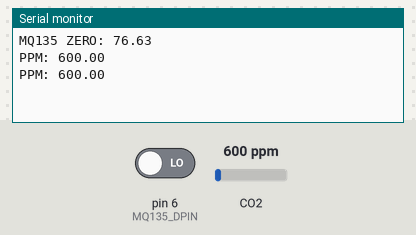
Bench run of a sketch on a simulated Arduino Uno, built with avr-gcc and run on an emulated ATmega328P. Parts: the last lines printed to the serial monitor. The inputs (shaded band) are chosen by the test bench; at power-on: CO2 600 ppm, pin 6 (MQ135_DPIN) LOW.

Above: at 1.8 s.
1.9 s: CO2 set to 452 ppm
At 2.8 s:
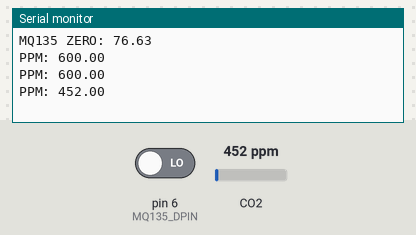
3.4 s: CO2 set to 1050 ppm
At 4.4 s:
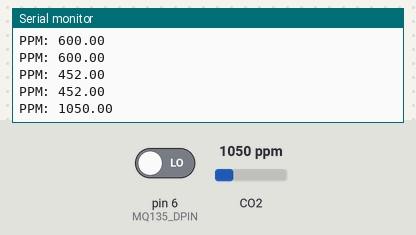
Timing chart, 0 to 6.4 s (numbered marks = the images above; inputs shaded):
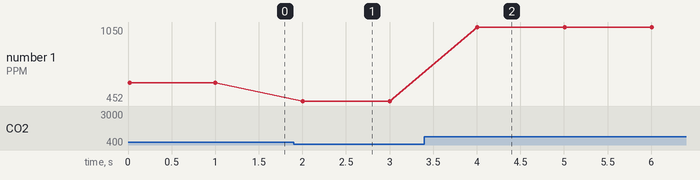

The sketch:

M135AirQualityTest.ino
```cpp
#include <MQ135.h>

const uint8_t MQ135_DPIN = 6; // digital pin
const uint8_t MQ135_APIN = A1; // analog pin

MQ135 gasSensor = MQ135(MQ135_APIN);

void setup() {
  // put your setup code here, to run once:
  pinMode(MQ135_DPIN, INPUT);
  Serial.begin(9600);
  float rzero = gasSensor.getRZero();
  Serial.print("MQ135 ZERO: ");
  Serial.println(rzero);
}

void loop() {
  // put your main code here, to run repeatedly:
  int value = digitalRead(MQ135_DPIN);
  float ppm = gasSensor.getPPM();
  Serial.print("PPM: ");
  Serial.println(ppm);
  delay(1000);
}
```

Measured:
- after the input at 1.9 s, the serial monitor: prints a new line after 0.10 s (image 1)
- after the input at 3.4 s, the serial monitor: prints a new line after 0.61 s (image 2)
- plotted number 1: 600 → 452 after the input at 1.9 s, 452 → 1050 after the input at 3.4 s
